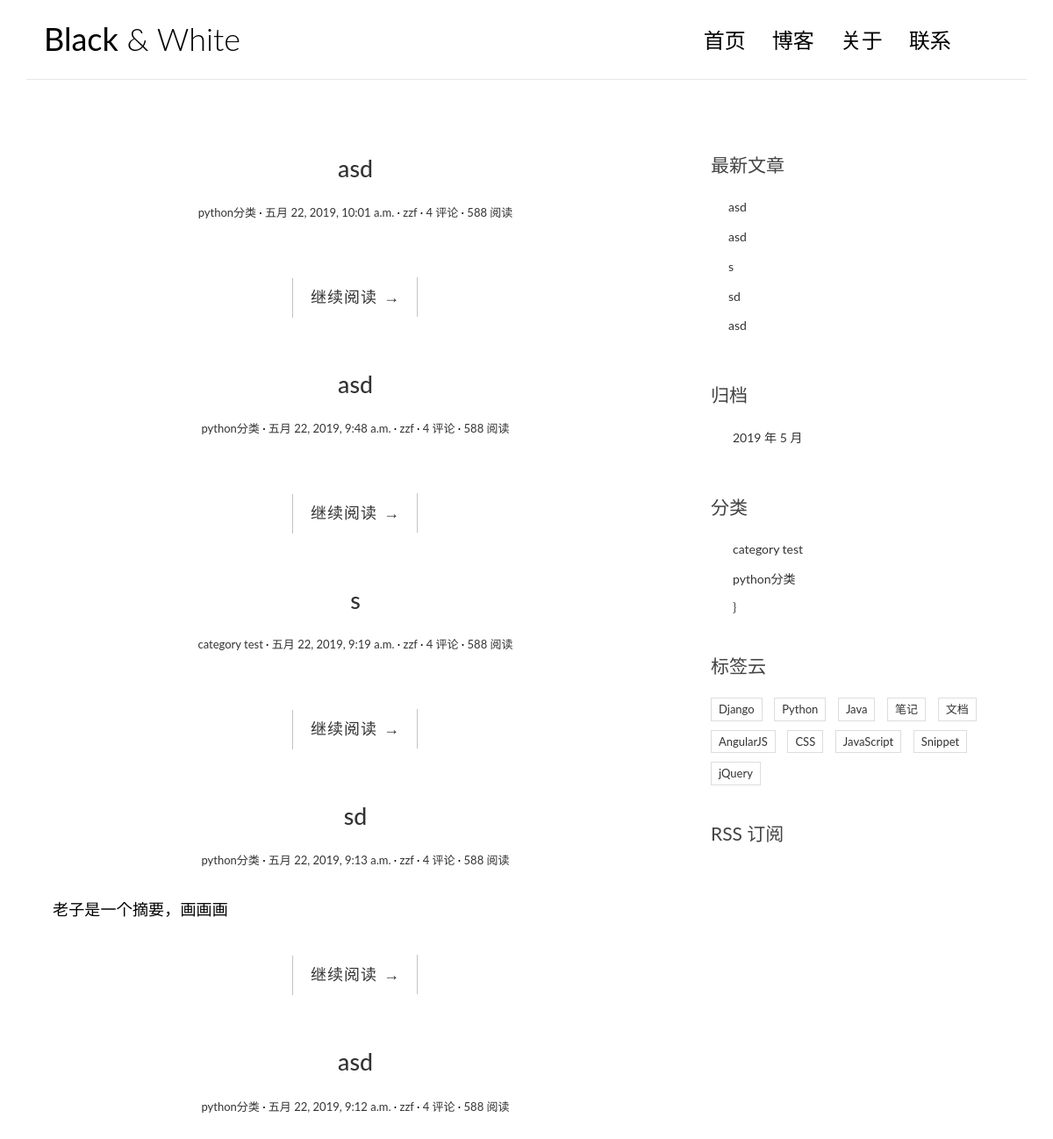
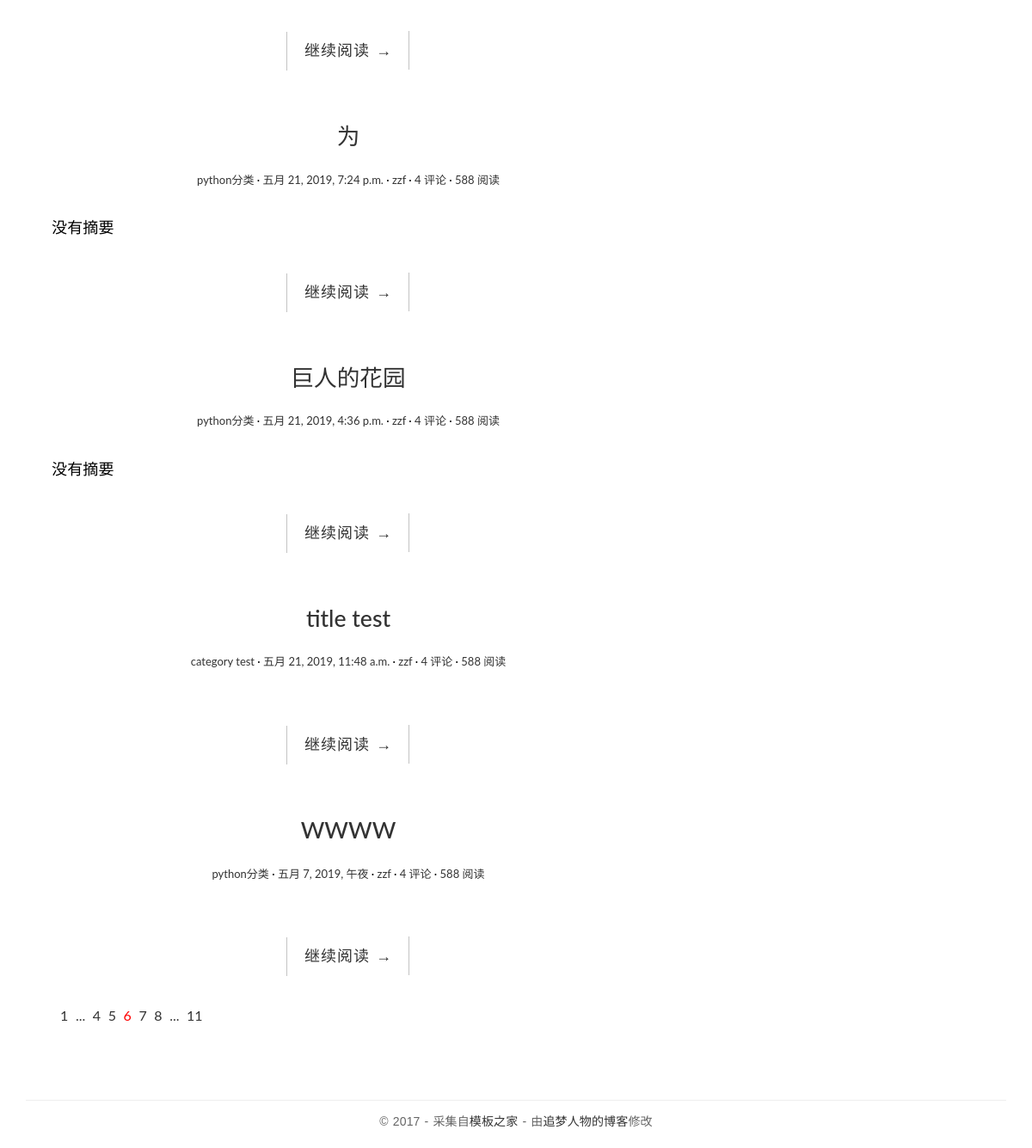
The page / on the database its author committed (2 pictures, top to bottom).
### blog/models.py (models this page shows, shortened)
class Post(models.Model):
    title = models.CharField(max_length=70)
    body = models.TextField()
    created_time = models.DateTimeField()
    modified_time = models.DateTimeField()
    excerpt = models.CharField(max_length=200, blank=True)
    category = models.ForeignKey(Category, on_delete=models.CASCADE)
    tags = models.ManyToManyField(Tag, blank=True)
    author = models.ForeignKey(User, on_delete=models.CASCADE)
    def get_absolute_url(self):
        return reverse('blog:detail', kwargs={'pk': self.pk})
    class Meta:
        ordering = ['-created_time']

class Category(models.Model):
    name = models.CharField(max_length=100)

### blog/views.py (the view)
# urls.py: url(r'^$', views.index, name='index'),
def index(request):
    post_list = Post.objects.all().order_by('-created_time')
    return render(request, 'blog/index.html', context={'post_list': post_list})

### blog/templatetags/blog_tags.py (called while the page is built)
@register.simple_tag
def get_recent_posts(num=5):
    return Post.objects.all().order_by('-created_time')[:num]

@register.simple_tag
def archives():
    return Post.objects.dates('created_time', 'month', order='DESC')

@register.simple_tag
def get_categories():
    return Category.objects.all()

### templates/blog/index.html
{% extends 'base.html' %}
{% block main %}
    {% for post in post_list %}
        <article class="post post-{{ post.pk }}">
            <header class="entry-header">
                <h1 class="entry-title">
                    <a href="{{ post.get_absolute_url }}">{{ post.title }}</a>
                </h1>
                <div class="entry-meta">
                    <span class="post-category"><a href="#">{{ post.category.name }}</a></span>
                    <span class="post-date"><a href="#"><time class="entry-date"
                                                              datetime="{{ post.created_time }}">{{ post.created_time }}</time></a></span>
                    <span class="post-author"><a href="#">{{ post.author }}</a></span>
                    <span class="comments-link"><a href="#">4 评论</a></span>
                    <span class="views-count"><a href="#">588 阅读</a></span>
                </div>
            </header>
            <div class="entry-content clearfix">
                <p>{{ post.excerpt }}</p>
                <div class="read-more cl-effect-14">
                    <a href="{{ post.get_absolute_url }}" class="more-link">继续阅读 <span class="meta-nav">→</span></a>
                </div>
            </div>
        </article>
    {% empty %}
        <div class="no-post">暂时还没有发布的文章！</div>
    {% endfor %}
    <div class="pagination">
        <ul>
            <li><a href="">1</a></li>
            <li><a href="">...</a></li>
            <li><a href="">4</a></li>
            <li><a href="">5</a></li>
            <li class="current"><a href="">6</a></li>
            <li><a href="">7</a></li>
            <li><a href="">8</a></li>
            <li><a href="">...</a></li>
            <li><a href="">11</a></li>
        </ul>
    </div>
{% endblock main %}

### templates/base.html (shortened to what this page needs)
{% load staticfiles %}
{% load blog_tags %}
<!DOCTYPE html>
<html>
<head>
    <link rel="stylesheet" href="http://code.ionicframework.com/ionicons/2.0.1/css/ionicons.min.css">
    <link rel="stylesheet" href="{% static 'blog/css/bootstrap.min.css' %}">
    <link rel="stylesheet" href="{% static 'blog/css/pace.css' %}">
    <link rel="stylesheet" href="{% static 'blog/css/custom.css' %}">
    <link rel="stylesheet" href="{% static 'blog/css/highlights/github.css' %}">
</head>
<body>
<div class="container">
    <header id="site-header">
        <div class="row">
            <div class="col-md-4 col-sm-5 col-xs-8">
                <div class="logo">
                    <h1><a href="{% url 'blog:index' %}"><b>Black</b> &amp; White</a></h1>
                </div>
            </div>
            <div class="col-md-8 col-sm-7 col-xs-4">
                <nav class="main-nav" role="navigation">
                    <div class="collapse navbar-collapse" id="bs-example-navbar-collapse-1">
                        <ul class="nav navbar-nav navbar-right">
                            <li class="cl-effect-11"><a href="index.html" data-hover="首页">首页</a></li>
                            <li class="cl-effect-11"><a href="full-width.html" data-hover="博客">博客</a></li>
                            <li class="cl-effect-11"><a href="about.html" data-hover="关于">关于</a></li>
                            <li class="cl-effect-11"><a href="contact.html" data-hover="联系">联系</a></li>
                        </ul>
                    </div>
                </nav>
            </div>
        </div>
    </header>
</div>
<div class="content-body">
    <div class="container">
        <div class="row">
        <main class="col-md-8">
            {% block main %}
            {% endblock main %}
        </main>
            <aside class="col-md-4">
                <div class="widget widget-recent-posts">
                  <h3 class="widget-title">最新文章</h3>
                  {% get_recent_posts as recent_post_list %}
                  <ul>
                    {% for post in recent_post_list %}
                    <li>
                      <a href="{{ post.get_absolute_url }}">{{ post.title }}</a>
                    </li>
                    {% empty %}
                    暂无文章！
                    {% endfor %}
                  </ul>
                </div>
                <div class="widget widget-archives">
                  <h3 class="widget-title">归档</h3>
                  {% archives as date_list %}
                  <ul>
                    {% for date in date_list %}
                    <li>
                      <a href="{% url 'blog:archives' date.year date.month %}">
                        {{ date.year }} 年 {{ date.month }} 月
                      </a>
                    </li>
                    {% endfor %}
                  </ul>
                </div>
                <div class="widget widget-category">
                  <h3 class="widget-title">分类</h3>
                  {% get_categories as category_list %}
                  <ul>
                    {% for category in category_list %}
                    <li>
                      <a href="{% url 'blog:category' category.pk %}">{{ category.name }}</a>
                    </li>
                    {% endfor %}}
                  </ul>
                </div>
                <div class="widget widget-tag-cloud">
                    <h3 class="widget-title">标签云</h3>
                    <ul>
                        <li>
                            <a href="#">Django</a>
                        </li>
                        <li>
                            <a href="#">Python</a>
                        </li>
                        <li>
                            <a href="#">Java</a>
                        </li>
                        <li>
                            <a href="#">笔记</a>
                        </li>
                        <li>
                            <a href="#">文档</a>
                        </li>
                        <li>
                            <a href="#">AngularJS</a>
                        </li>
                        <li>
                            <a href="#">CSS</a>
                        </li>
                        <li>
                            <a href="#">JavaScript</a>
                        </li>
                        <li>
                            <a href="#">Snippet</a>
                        </li>
                        <li>
                            <a href="#">jQuery</a>
                        </li>
                    </ul>
                </div>
                <div class="rss">
                    <a href=""> RSS 订阅</a>
                </div>
            </aside>
        </div>
    </div>
</div>
<footer id="site-footer">
    <div class="container">
        <div class="row">
            <div class="col-md-12">
                <p class="copyright">&copy 2017 - 采集自<a href="http://www.cssmoban.com/"
                                                        target="_blank" title="模板之家">模板之家</a>
                    - 由<a href="http://zmrenwu.com/" title="网页模板" target="_blank">追梦人物的博客</a>修改
                </p>
            </div>
        </div>
    </div>
</footer>
</body>
</html>

### blog/static/blog/css/custom.css (style rules this page uses)
* { outline: none; }
h1, h2, h3, h4, h5, h6 { margin-top: 0; }
b { font-weight: 400; }
a { color: #333; }
body { color: #444; font-family: 'Lato', sans-serif; }
p { font-family: 'Ubuntu', sans-serif; font-weight: 400; word-spacing: 1px; letter-spacing: 0.01em; }
#site-header { background-color: #FFF; padding: 25px 20px; margin-bottom: 40px; border-bottom: 1px solid #e7e7e7; }
.logo h1 a { color: #000; }
.logo h1 { margin: 0; font-family: 'Lato', sans-serif; font-weight: 300; }
.main-nav { margin-top: 11px; max-width: 95%; }
.main-nav a { color: #000000 !important; padding: 0 0 5px 0 !important; margin-right: 30px; font-family: 'Lato', sans-serif; font-weight: 300; font-size: 24px; }
.cl-effect-11 a { padding: 10px 0; color: #0972b4; text-shadow: none; }
.cl-effect-11 a::before { position: absolute; top: 0; left: 0; overflow: hidden; padding: 0 0 5px 0 !important; max-width: 0; border-bottom: 1px solid #000; color: #000; content: attr(data-hover); white-space: nowrap; -webkit-transition: max-width 0.5s; -moz-transition: max-width 0.5s; transition: max-width 0.5s; }
.content-body { padding-bottom: 4em; }
.post { background: #fff; padding: 30px 30px 0; }
.entry-title { text-align: center; font-size: 1.9em; margin-bottom: 20px; line-height: 1.6; padding: 10px 20px 0; }
.entry-meta { text-align: center; color: #DDDDDD; font-size: 13px; margin-bottom: 30px; }
.entry-content { font-size: 18px; line-height: 1.9; font-weight: 300; color: #000; }
.post-category::after, .post-date::after, .post-author::after, .comments-link::after { content: ' ·'; color: #000; }
.read-more { font-family: 'Ubuntu', sans-serif; font-weight: 400; word-spacing: 1px; letter-spacing: 0.01em; text-align: center; margin-top: 20px; }
.cl-effect-14 a { padding: 0 20px; height: 45px; line-height: 45px; position: relative; display: inline-block; margin: 15px 25px; letter-spacing: 1px; font-weight: 400; text-shadow: 0 0 1px rgba(255, 255, 255, 0.3); }
.cl-effect-14 a::before, .cl-effect-14 a::after { position: absolute; width: 45px; height: 1px; background: #C3C3C3; content: ''; -webkit-transition: all 0.3s; -moz-transition: all 0.3s; transition: all 0.3s; pointer-events: none; }
.cl-effect-14 a::before { top: 0; left: 0; -webkit-transform: rotate(90deg); -moz-transform: rotate(90deg); transform: rotate(90deg); -webkit-transform-origin: 0 0; -moz-transform-origin: 0 0; transform-origin: 0 0; }
.cl-effect-14 a::after { right: 0; bottom: 0; -webkit-transform: rotate(90deg); -moz-transform: rotate(90deg); transform: rotate(90deg); -webkit-transform-origin: 100% 0; -moz-transform-origin: 100% 0; transform-origin: 100% 0; }
.widget { background: #fff; padding: 30px 0 0; }
.widget-title { font-size: 1.5em; margin-bottom: 20px; line-height: 1.6; padding: 10px 0 0; font-weight: 400; }
.widget-recent-posts ul { padding: 0; margin: 0; padding-left: 20px; }
.widget-recent-posts ul li { list-style-type: none; position: relative; line-height: 170%; margin-bottom: 10px; }
.widget-recent-posts ul li::before { content: '\f3d3'; font-family: "Ionicons"; position: absolute; left: -17px; top: 3px; font-size: 16px; color: #000; }
.widget-archives ul { padding: 0; margin: 0; padding-left: 25px; }
.widget-archives ul li { list-style-type: none; position: relative; line-height: 170%; margin-bottom: 10px; }
.widget-archives ul li::before { content: '\f3f3'; font-family: "Ionicons"; position: absolute; left: -25px; top: 1px; font-size: 16px; color: #000; }
.widget-category ul { padding: 0; margin: 0; padding-left: 25px; }
.widget-category ul li { list-style-type: none; position: relative; line-height: 170%; margin-bottom: 10px; }
.widget-category ul li::before { content: '\f3fe'; font-family: "Ionicons"; position: absolute; left: -25px; top: 1px; font-size: 18px; color: #000; }
.widget-tag-cloud ul { padding: 0; margin: 0; margin-right: -10px; }
.widget-tag-cloud ul li { list-style-type: none; font-size: 13px; display: inline-block; margin-right: 10px; margin-bottom: 10px; padding: 3px 8px; border: 1px solid #ddd; }
.rss { font-size: 21px; margin-top: 30px; }
.rss a { color: #444; }
#site-footer { padding-top: 10px; padding: 0 0 1.5em 0; }
.copyright { text-align: center; padding-top: 1em; margin: 0; border-top: 1px solid #eee; color: #666; }
.pagination ul { list-style: none; }
.pagination ul li { display: inline-block; font-size: 16px; margin-right: 5px; }
.current a { color: red; }

### rows shown on the page
Post: title "asd", category.name "python分类", created_time "五月 22, 2019, 10:01 a.m.", author "zzf"
Post: title "asd", category.name "python分类", created_time "五月 22, 2019, 9:48 a.m.", author "zzf"
Post: title "s", category.name "category test", created_time "五月 22, 2019, 9:19 a.m.", author "zzf"
Post: title "sd", category.name "python分类", created_time "五月 22, 2019, 9:13 a.m.", author "zzf", excerpt "老子是一个摘要，画画画"
Post: title "asd", category.name "python分类", created_time "五月 22, 2019, 9:12 a.m.", author "zzf"
Post: title "为", category.name "python分类", created_time "五月 21, 2019, 7:24 p.m.", author "zzf", excerpt "没有摘要"
Post: title "巨人的花园", category.name "python分类", created_time "五月 21, 2019, 4:36 p.m.", author "zzf", excerpt "没有摘要"
Post: title "title test", category.name "category test", created_time "五月 21, 2019, 11:48 a.m.", author "zzf"
Post: title "WWWW", category.name "python分类", created_time "五月 7, 2019, 午夜", author "zzf"
Category: name "category test"
Category: name "python分类"

### other values the page prints
{{ date.year }} "2019"
{{ date.month }} "5"
